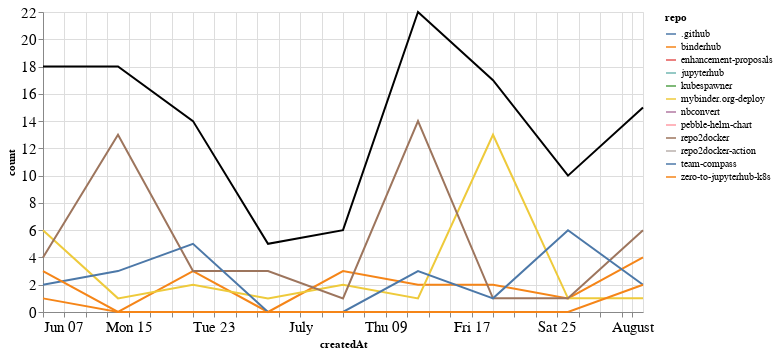

Notebook source saved alongside this figure:
### Markdown cell above
## Comments

### Code cell
comments_time = comments.groupby('repo').resample('W', on='createdAt').count()['author'].reset_index()
comments_time = comments_time.rename(columns={'author': 'count'})
comments_time_total = comments_time.groupby('createdAt').agg({"count": "sum"}).reset_index()
ch1 = alt.Chart(comments_time, width=600).mark_line().encode(
    x='createdAt',
    y='count',
    color='repo',
    tooltip="repo"
)

ch2 = alt.Chart(comments_time_total, width=600).mark_line(color="black").encode(
    x='createdAt',
    y='count',
)

ch1 + ch2

### Figure 1 — Vega-Lite specification as saved in the notebook (floating-point values rounded to 4 significant figures)
{"config": {"axisLeft": {"labelFontSize": 15}, "axisBottom": {"labelFontSize": 15}}, "layer": [{"data": {"name": "data-c07ff7a12beaeee9ce9b5b6d4bea67fa"}, "mark": "line", "encoding": {"color": {"type": "nominal", "field": "repo"}, "tooltip": {"type": "nominal", "field": "repo"}, "x": {"type": "temporal", "field": "createdAt"}, "y": {"type": "quantitative", "field": "count"}}, "width": 600}, {"data": {"name": "data-6f16125784446ee58d94b0da74a2196d"}, "mark": {"type": "line", "color": "black"}, "encoding": {"x": {"type": "temporal", "field": "createdAt"}, "y": {"type": "quantitative", "field": "count"}}, "width": 600}], "$schema": "https://vega.github.io/schema/vega-lite/v4.8.1.json", "datasets": {"data-c07ff7a12beaeee9ce9b5b6d4bea67fa": [{"repo": ".github", "createdAt": "2020-06-21T00:00:00", "count": 1}, {"repo": "binderhub", "createdAt": "2020-06-07T00:00:00", "count": 1}, {"repo": "binderhub", "createdAt": "2020-06-14T00:00:00", "count": 0}, {"repo": "binderhub", "createdAt": "2020-06-21T00:00:00", "count": 3}, {"repo": "binderhub", "createdAt": "2020-06-28T00:00:00", "count": 0}, {"repo": "binderhub", "createdAt": "2020-07-05T00:00:00", "count": 3}, {"repo": "binderhub", "createdAt": "2020-07-12T00:00:00", "count": 2}, {"repo": "binderhub", "createdAt": "2020-07-19T00:00:00", "count": 2}, {"repo": "binderhub", "createdAt": "2020-07-26T00:00:00", "count": 1}, {"repo": "binderhub", "createdAt": "2020-08-02T00:00:00", "count": 4}, {"repo": "enhancement-proposals", "createdAt": "2020-07-12T00:00:00", "count": 2}, {"repo": "jupyterhub", "createdAt": "2020-06-07T00:00:00", "count": 1}, {"repo": "kubespawner", "createdAt": "2020-07-26T00:00:00", "count": 1}, {"repo": "mybinder.org-deploy", "createdAt": "2020-06-07T00:00:00", "count": 6}, {"repo": "mybinder.org-deploy", "createdAt": "2020-06-14T00:00:00", "count": 1}, {"repo": "mybinder.org-deploy", "createdAt": "2020-06-21T00:00:00", "count": 2}, {"repo": "mybinder.org-deploy", "createdAt": "2020-06-28T00:00:00", "count": 1}, {"repo": "mybinder.org-deploy", "createdAt": "2020-07-05T00:00:00", "count": 2}, {"repo": "mybinder.org-deploy", "createdAt": "2020-07-12T00:00:00", "count": 1}, {"repo": "mybinder.org-deploy", "createdAt": "2020-07-19T00:00:00", "count": 13}, {"repo": "mybinder.org-deploy", "createdAt": "2020-07-26T00:00:00", "count": 1}, {"repo": "mybinder.org-deploy", "createdAt": "2020-08-02T00:00:00", "count": 1}, {"repo": "nbconvert", "createdAt": "2020-06-14T00:00:00", "count": 1}, {"repo": "pebble-helm-chart", "createdAt": "2020-06-07T00:00:00", "count": 1}, {"repo": "repo2docker", "createdAt": "2020-06-07T00:00:00", "count": 4}, {"repo": "repo2docker", "createdAt": "2020-06-14T00:00:00", "count": 13}, {"repo": "repo2docker", "createdAt": "2020-06-21T00:00:00", "count": 3}, {"repo": "repo2docker", "createdAt": "2020-06-28T00:00:00", "count": 3}, {"repo": "repo2docker", "createdAt": "2020-07-05T00:00:00", "count": 1}, {"repo": "repo2docker", "createdAt": "2020-07-12T00:00:00", "count": 14}, {"repo": "repo2docker", "createdAt": "2020-07-19T00:00:00", "count": 1}, {"repo": "repo2docker", "createdAt": "2020-07-26T00:00:00", "count": 1}, {"repo": "repo2docker", "createdAt": "2020-08-02T00:00:00", "count": 6}, {"repo": "repo2docker-action", "createdAt": "2020-06-28T00:00:00", "count": 1}, {"repo": "team-compass", "createdAt": "2020-06-07T00:00:00", "count": 2}, {"repo": "team-compass", "createdAt": "2020-06-14T00:00:00", "count": 3}, {"repo": "team-compass", "createdAt": "2020-06-21T00:00:00", "count": 5}, {"repo": "team-compass", "createdAt": "2020-06-28T00:00:00", "count": 0}, {"repo": "team-compass", "createdAt": "2020-07-05T00:00:00", "count": 0}, {"repo": "team-compass", "createdAt": "2020-07-12T00:00:00", "count": 3}, {"repo": "team-compass", "createdAt": "2020-07-19T00:00:00", "count": 1}, {"repo": "team-compass", "createdAt": "2020-07-26T00:00:00", "count": 6}, {"repo": "team-compass", "createdAt": "2020-08-02T00:00:00", "count": 2}, {"repo": "zero-to-jupyterhub-k8s", "createdAt": "2020-06-07T00:00:00", "count": 3}, {"repo": "zero-to-jupyterhub-k8s", "createdAt": "2020-06-14T00:00:00", "count": 0}, {"repo": "zero-to-jupyterhub-k8s", "createdAt": "2020-06-21T00:00:00", "count": 0}, {"repo": "zero-to-jupyterhub-k8s", "createdAt": "2020-06-28T00:00:00", "count": 0}, {"repo": "zero-to-jupyterhub-k8s", "createdAt": "2020-07-05T00:00:00", "count": 0}, {"repo": "zero-to-jupyterhub-k8s", "createdAt": "2020-07-12T00:00:00", "count": 0}, {"repo": "zero-to-jupyterhub-k8s", "createdAt": "2020-07-19T00:00:00", "count": 0}, {"repo": "zero-to-jupyterhub-k8s", "createdAt": "2020-07-26T00:00:00", "count": 0}, {"repo": "zero-to-jupyterhub-k8s", "createdAt": "2020-08-02T00:00:00", "count": 2}], "data-6f16125784446ee58d94b0da74a2196d": [{"createdAt": "2020-06-07T00:00:00", "count": 18}, {"createdAt": "2020-06-14T00:00:00", "count": 18}, {"createdAt": "2020-06-21T00:00:00", "count": 14}, {"createdAt": "2020-06-28T00:00:00", "count": 5}, {"createdAt": "2020-07-05T00:00:00", "count": 6}, {"createdAt": "2020-07-12T00:00:00", "count": 22}, {"createdAt": "2020-07-19T00:00:00", "count": 17}, {"createdAt": "2020-07-26T00:00:00", "count": 10}, {"createdAt": "2020-08-02T00:00:00", "count": 15}]}}
